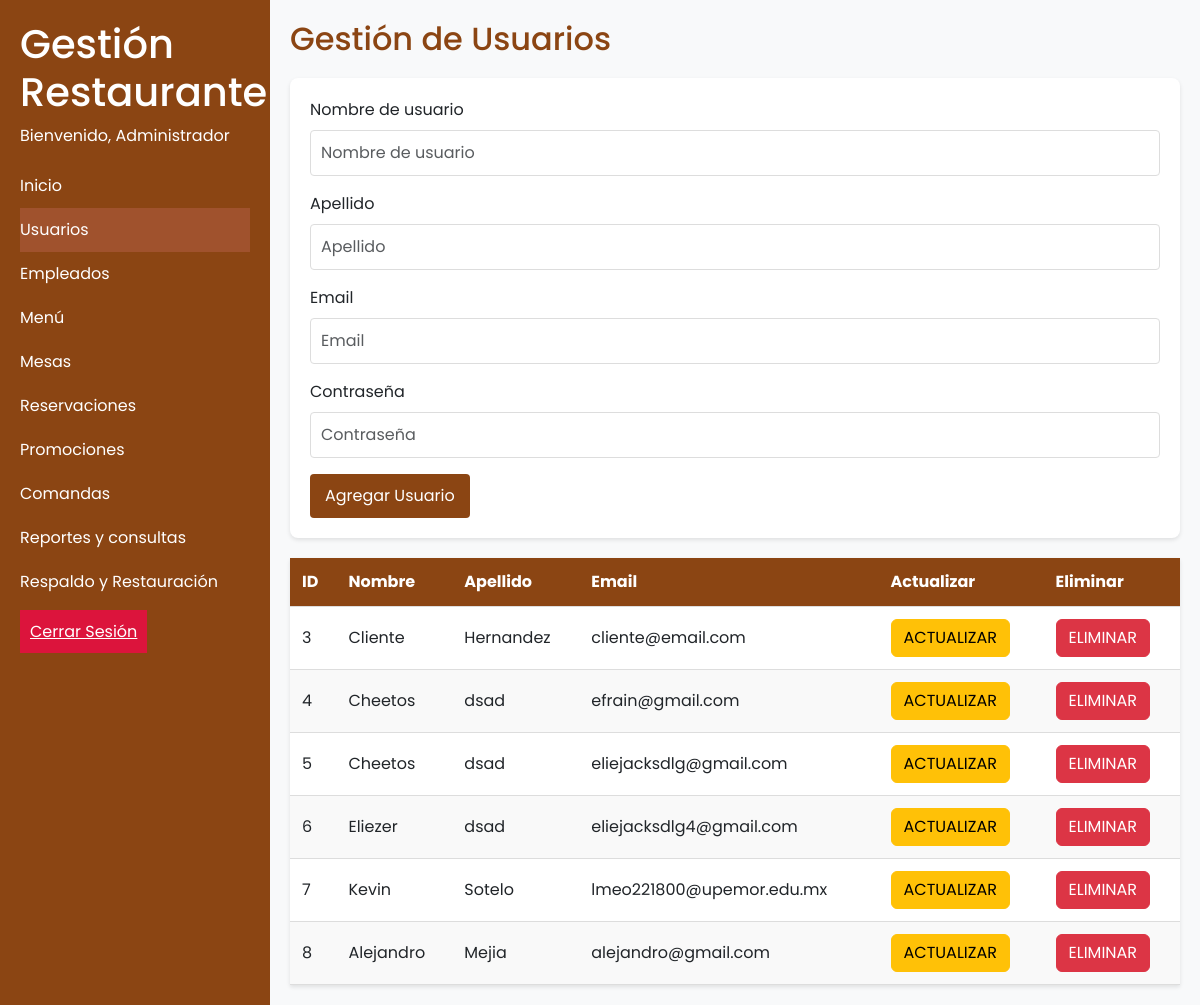
Page /usuarios.php (signed in) on the earlier database version.
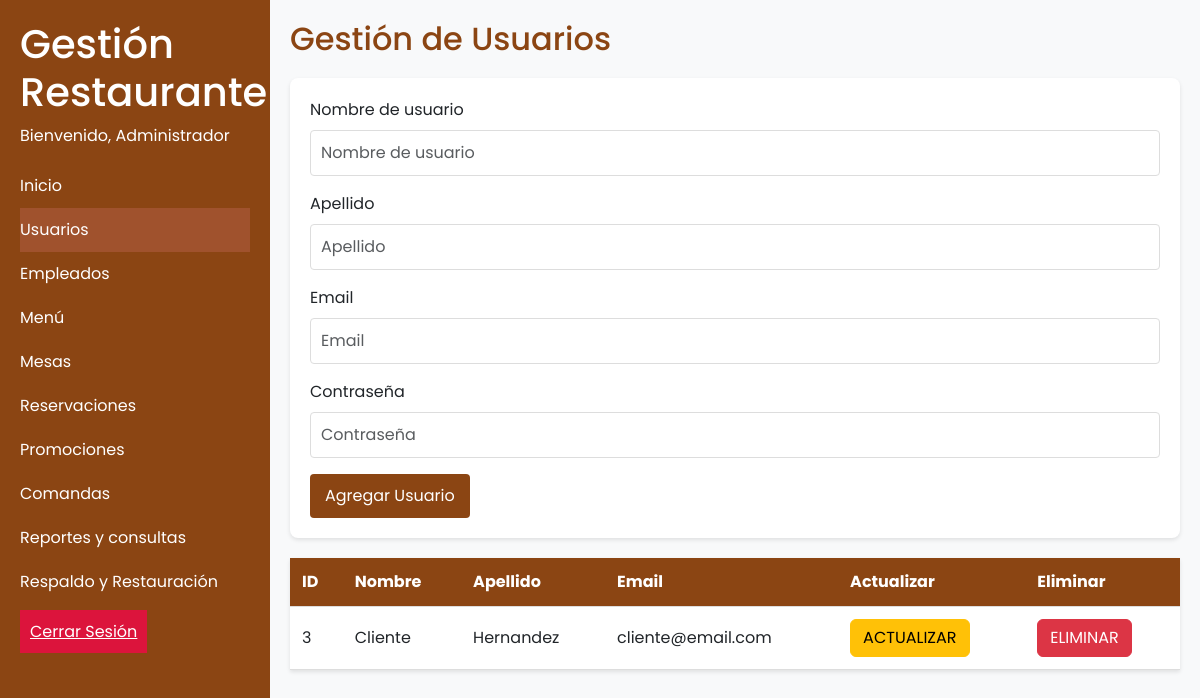
Same page on the later database version.
### tables this page shows
CREATE TABLE `usuarios` (
  `id` int(11) NOT NULL AUTO_INCREMENT,
  `nombre` varchar(35) NOT NULL,
  `apellido` varchar(35) NOT NULL,
  `email` varchar(100) NOT NULL,
  `contrasena` varchar(30) NOT NULL,
  `tipo` varchar(16) NOT NULL,
  PRIMARY KEY (`id`),
  UNIQUE KEY `email` (`email`)
);

### usuarios.php (the view, shortened to what this page needs)
<?php
if(isset($_SESSION['usuario'])) {
    $usuarioRol = $_SESSION['rolUsuario'];
    if($usuarioRol == 'administrador' || $usuarioRol == 'empleado') {
        include 'includes/header.php';
        include 'Static/connect/db.php';
        ?>
        <h2>Gestión de Usuarios</h2>
        <form class="user-form needs-validation" action="RUsuario.php" method="POST" novalidate>
            <div class="mb-3">
                <label for="nombre" class="form-label">Nombre de usuario</label>
                <input type="text" class="form-control" id="nombre" name="nombre" placeholder="Nombre de usuario" required>
            </div>
            <div class="mb-3">
                <label for="apellido" class="form-label">Apellido</label>
                <input type="text" class="form-control" id="apellido" name="apellido" placeholder="Apellido" required>
            </div>
            <div class="mb-3">
                <label for="email" class="form-label">Email</label>
                <input type="email" class="form-control" id="email" name="email" placeholder="Email" required>
            </div>
            <div class="mb-3">
                <label for="contrasena" class="form-label">Contraseña</label>
                <input type="password" class="form-control" id="contrasena" name="contrasena" placeholder="Contraseña" required>
            </div>
            <button class="btn btn-primary" type="submit">Agregar Usuario</button>
        </form>
        <table class="user-table">
            <thead>
                <tr>
                    <th>ID</th>
                    <th>Nombre</th>
                    <th>Apellido</th>
                    <th>Email</th>
                    <th>Actualizar</th>
                    <th>Eliminar</th>
                </tr>
            </thead>
            <tbody>
            <?php
            $query = "SELECT * FROM usuarios WHERE tipo = 'cliente';";
            $resul = mysqli_query($conn, $query);
            while($row = mysqli_fetch_array($resul)){ ?>
                <tr>
                    <td><?php echo htmlspecialchars($row['id']);?></td>
                    <td><?php echo htmlspecialchars($row['nombre']);?></td>
                    <td><?php echo htmlspecialchars($row['apellido']);?></td>
                    <td><?php echo htmlspecialchars($row['email']);?></td>
                    <td>
                        <a href="actualizarC.php?id=<?php echo htmlspecialchars($row['id']);?>" class="btn btn-warning">ACTUALIZAR</a>
                    </td>
                    <td>
                        <a href="eliminarC.php?id=<?php echo htmlspecialchars($row['id']);?>" class="btn btn-danger delete-link">ELIMINAR</a>
                    </td>
                </tr>
            <?php } ?>
            </tbody>
        </table>
        <?php
        include 'includes/footer.php';
    } else {
        header("Location: logout.php");
    }
} else {
    header("Location: logout.php");
}
?>

Differences in the rows shown:
removed usuarios: id "4", nombre "Cheetos", apellido "dsad", email "efrain@gmail.com"
removed usuarios: id "5", nombre "Cheetos", apellido "dsad", email "eliejacksdlg@gmail.com"
removed usuarios: id "6", nombre "Eliezer", apellido "dsad", email "eliejacksdlg4@gmail.com"
removed usuarios: id "7", nombre "Kevin", apellido "Sotelo", email "lmeo221800@upemor.edu.mx"
removed usuarios: id "8", nombre "Alejandro", apellido "Mejia", email "alejandro@gmail.com"
